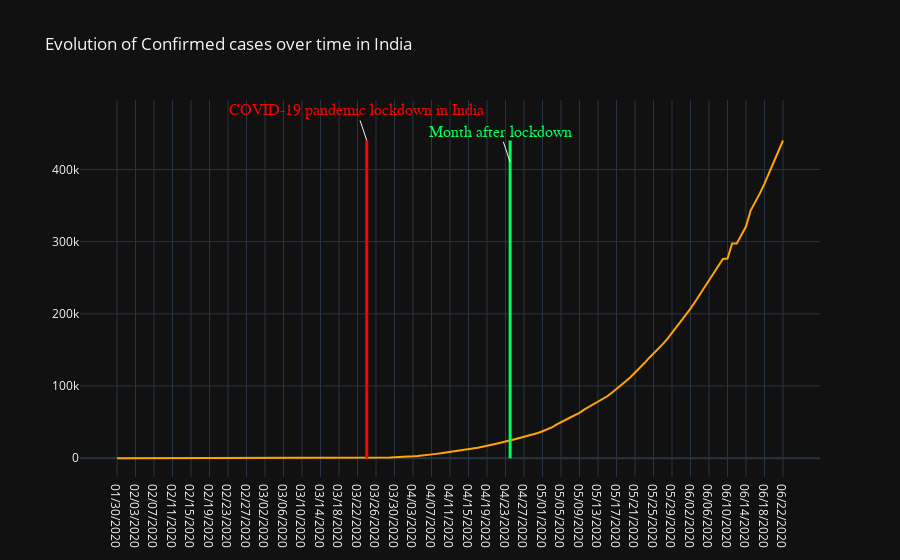

Here is the notebook cell this chart was saved with:
### Code cell
fig = go.Figure()
fig.add_trace(go.Scatter(x=Data_India_op["ObservationDate"], y=Data_India_op['Confirmed'],
                    mode="lines+text",
                    name='Confirmed cases',
                    marker_color='orange',
                        ))

fig.add_annotation(
            x="03/24/2020",
            y=Data_India_op['Confirmed'].max(),
            text="COVID-19 pandemic lockdown in India",
             font=dict(
            family="Courier New, monospace",
            size=16,
            color="red"
            ),
)


fig.add_shape(
        # Line Vertical
        dict(
            type="line",
            x0="03/24/2020",
            y0=Data_India_op['Confirmed'].max(),
            x1="03/24/2020",
    
            line=dict(
                color="red",
                width=3
            )
))
fig.add_annotation(
            x="04/24/2020",
            y=Data_India_op['Confirmed'].max()-30000,
            text="Month after lockdown",
             font=dict(
            family="Courier New, monospace",
            size=16,
            color="#00FE58"
            ),
)

fig.add_shape(
        # Line Vertical
        dict(
            type="line",
            x0="04/24/2020",
            y0=Data_India_op['Confirmed'].max(),
            x1="04/24/2020",
    
            line=dict(
                color="#00FE58",
                width=3
            )
))
fig
fig.update_layout(
    title='Evolution of Confirmed cases over time in India',
        template='plotly_dark'

)

fig.show()

### Figure 1 — Plotly figure (JSON) as saved in the notebook; plotly's stock layout.template omitted (floating-point values rounded to 4 significant figures; data arrays with more than 128 entries replaced by an {"elided": "..."} marker saying what was removed)
{"data": [{"marker": {"color": "orange"}, "mode": "lines+text", "name": "Confirmed cases", "type": "scatter", "x": {"elided": "145 str values"}, "y": {"elided": "145 int values"}}], "layout": {"annotations": [{"font": {"color": "red", "family": "Courier New, monospace", "size": 16}, "text": "COVID-19 pandemic lockdown in India", "x": "03/24/2020", "y": 440215}, {"font": {"color": "#00FE58", "family": "Courier New, monospace", "size": 16}, "text": "Month after lockdown", "x": "04/24/2020", "y": 410215}], "shapes": [{"line": {"color": "red", "width": 3}, "type": "line", "x0": "03/24/2020", "x1": "03/24/2020", "y0": 440215}, {"line": {"color": "#00FE58", "width": 3}, "type": "line", "x0": "04/24/2020", "x1": "04/24/2020", "y0": 440215}], "title": {"text": "Evolution of Confirmed cases over time in India"}}}
